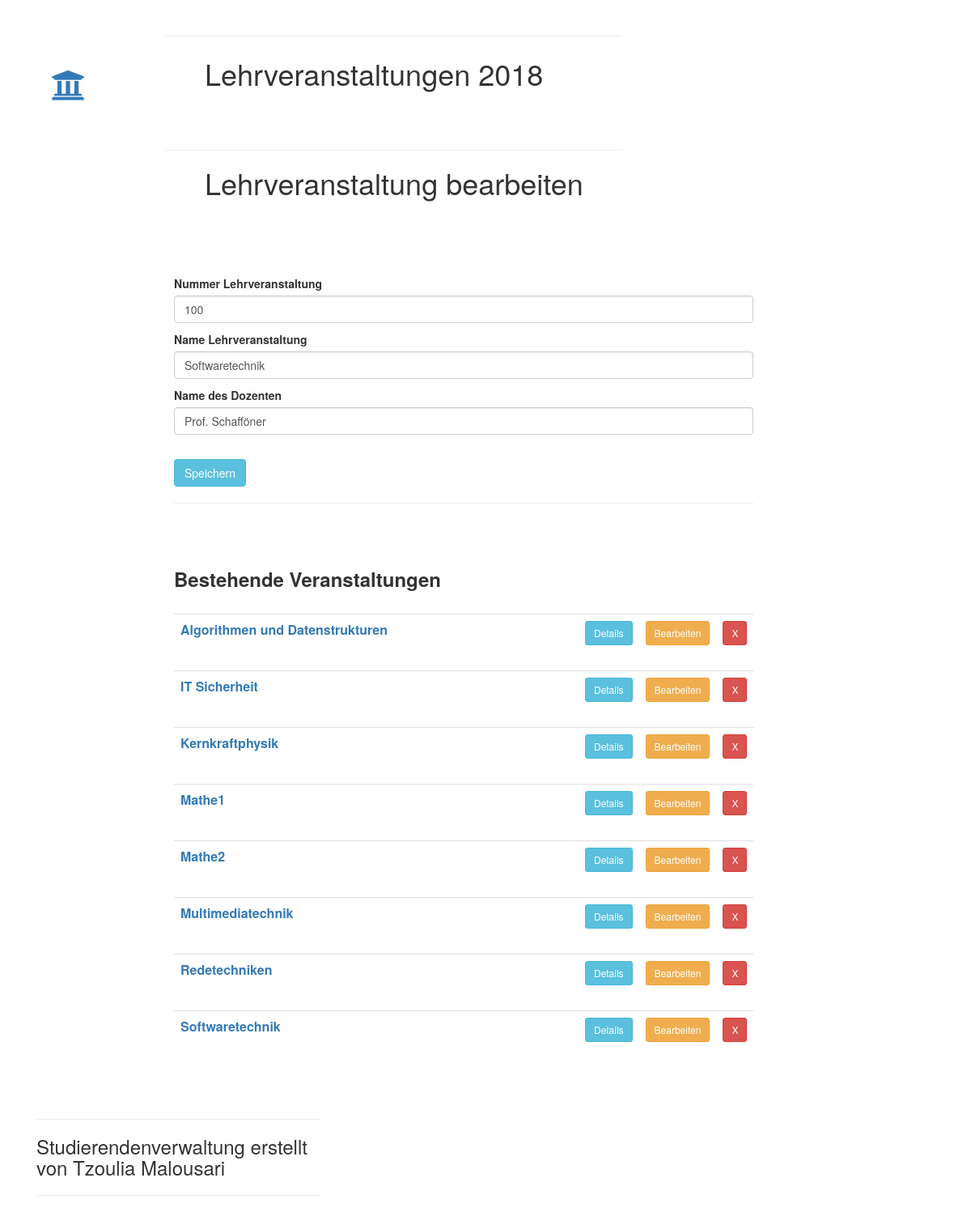
/belegungen/module/Edit/1, run on the app's committed database.
### belegungen/models.py (models this page shows, shortened)
class Lehrveranstaltung(models.Model):
    lv_nr = models.IntegerField(default=100)
    lv_name = models.CharField(max_length=200)
    doz_name = models.CharField(max_length=150)
    stud = models.ManyToManyField(Student)
    objects = models.Manager()

### belegungen/views.py (the view)
# urls.py: path('module/Edit/<int:pk>', views.modul_verwalten, name='modulEdit'),
def modul_verwalten(request, pk=None):
    lehrveranstaltungen = Lehrveranstaltung.objects.order_by('lv_name')
    if pk == None:
        lv = Lehrveranstaltung()
        page_title = 'Lehrveranstaltung hinzufügen'
    else:
        lv = get_object_or_404(Lehrveranstaltung, pk=pk)
        page_title = 'Lehrveranstaltung bearbeiten'
    if request.method == 'POST':
        form = ModulwahlForm(request.POST, instance=lv)
        if form.is_valid():
            form.save()
            messages.success(request, 'Gespeichert')
            return HttpResponseRedirect(reverse('belegungen:index'))
        else:
            messages.error(request, 'Es ist ein Fehler aufgetaucht!')
    else:
        form = ModulwahlForm(instance=lv)
    return render(request, 'belegungen/modul_verwalten.html', {'page_title': page_title, 'form': form, 'lv': lehrveranstaltungen})

### belegungen/forms.py
class ModulwahlForm(ModelForm):
    class Meta:
        model = Lehrveranstaltung
        labels = {
            'lv_nr': 'Nummer Lehrveranstaltung',
            'lv_name': 'Name Lehrveranstaltung',
            'doz_name': 'Name des Dozenten',
        }
        fields = ['lv_nr', 'lv_name', 'doz_name']

### belegungen/templates/belegungen/modul_verwalten.html (shortened to what this page needs)
{%  extends 'belegungen/base.html' %}
{% load bootstrap3 %}
{% block main_content %}
        <br>
    <form action="" enctype="multipart/form-data" method="POST">
        {% bootstrap_form form  %}
        <br>
        <button type="submit" class="btn btn-info">
            Speichern
        </button>
    </form>
    <hr>
    <br>
    <br>
    <h3><b>Bestehende Veranstaltungen</b></h3>
    <br>
        <ul class="list-group">
            {% for l in lv %}
                <li class="list-group-item" style="height: 70px; border: none; margin: 0 auto; padding: 0">
                    <table class="table table-sm">
                        <th style="width: 500px">
                            <a href = "{% url "belegungen:modul_detail" l.id  %}" style="font-size: 2vh">
                                {{ l.lv_name }}
                            </a>
                        </th>
                        <th>
                            <a href = "{% url "belegungen:modul_detail" l.id  %}" class="btn btn-info btn-sm">
                                Details
                            </a>
                        </th>
                        <th>
                            <a href = "{% url "belegungen:modulEdit" pk=l.id  %}"  class="btn btn-warning btn-sm">
                                Bearbeiten
                            </a>
                        </th>
                        <th>
                            <a href = "{% url "belegungen:modulDelete" pk=l.id  %}" class="btn btn-danger btn-sm">
                                X
                            </a>
                        </th>
                    </table>
                </li>
            {% endfor %}
        </ul>
{% endblock %}

### data on the page
Lehrveranstaltung: lv_nr "100", lv_name "Softwaretechnik", doz_name "Prof. Schafföner"
Lehrveranstaltung: lv_name "Algorithmen und Datenstrukturen"
Lehrveranstaltung: lv_name "IT Sicherheit"
Lehrveranstaltung: lv_name "Kernkraftphysik"
Lehrveranstaltung: lv_name "Mathe1"
Lehrveranstaltung: lv_name "Mathe2"
Lehrveranstaltung: lv_name "Multimediatechnik"
Lehrveranstaltung: lv_name "Redetechniken"

### other printed values
{{ page_title }} "Lehrveranstaltung bearbeiten"
